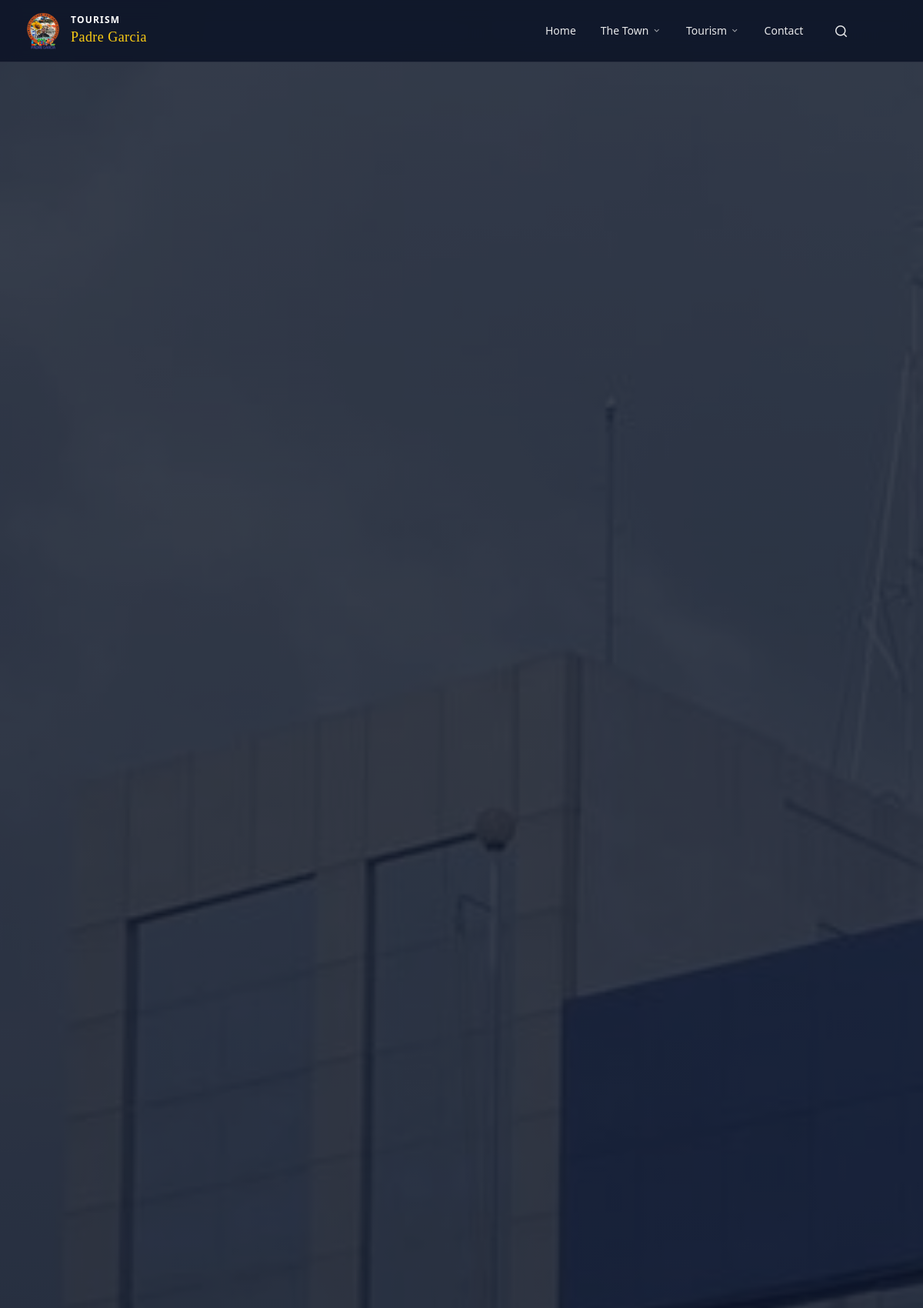
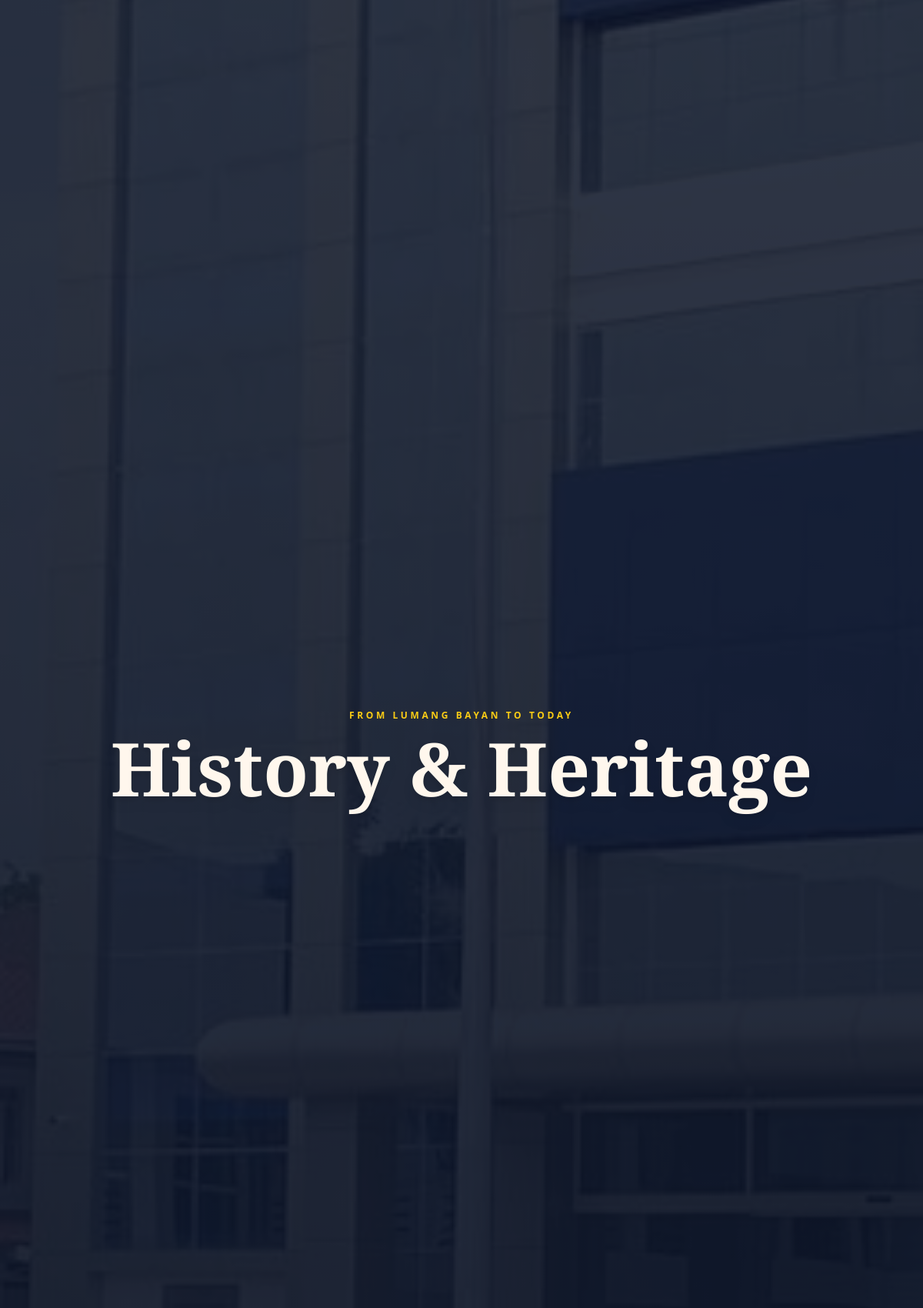
The app's page /history (upper part) with its own data (2 pictures, top to bottom).
### webapp/models.py (models this page shows)
class SiteContent(db.Model):
    id = db.Column(db.Integer, primary_key=True)
    key = db.Column(db.String(100), unique=True, nullable=False)
    value = db.Column(db.Text, nullable=True)

### webapp/views.py (the view)
@views.route("/history")
def history():
    content = get_common_content()
    mayors = Mayor.query.all()
    barangays = Barangay.query.order_by(Barangay.name).all()
    biography_text = """An eminent Filipino Batangueño Priest – Hero, Padre Vicente Teodoro Garcia was named after St. Vincent Ferrer by his beloved parents Don Jose Garcia and Doña Andrea Teodora of barrio Maugat, then Old Rosario (1687) now this Municipality of Padre V. Garcia (1949), Province of Batangas, Philippines.

HIS EDUCATION, DISCIPLINE AND PROFESSION:
He studied at Universidad de Sto. Tomas (Bachiller en Artes 1839; Bachiller en Teologia 1847; Doctor en Teologia 1848; Licenciado en Sagrado Teologia 1885). He also attended Real Colegio de San Jose where he earned his Bachelor of Canon and Civil Law and Doctor of Divine Theology (1849). He was ordained Priest in June 1849.

HIS NOTABLE POSITIONS, DUTIES AND APOSTOLIC WORKS:
• Rector of the Royal College of San Jose, Manila
• Chaplain of the Artillery Regiment in the Peninsular Army
• Ecclesiastical Governor at the Diocese of Nueva Caceres
• Canonigo Penetenciario and Private Consultant under Prelate of Manila Cathedral
• Founder, Hospital of the Lepers in Camarines, Bicol
• Wise Counsel (from the aged) of Philippine National Hero Dr. Jose P. Rizal

HIS WRITINGS AND AUTHORSHIP:
He authored numerous works including "Oracion Funebre" (1861), "Vida de San Eustaquio" (1875), "Aves de los Almas" (1875), "Pagtulad kay Kristo" (1880), "Pagsisiyam sa Mahal na Birhen" (1881), and "Casaysayan ng mga Cababalaghan" (1881).

HIS DEFENSE OF RIZAL:
Most notably, he wrote the Brave Defense Counter Attack Letter defending "Noli Me Tangere" (Touch Me Not) or "Huwag mo Akong Salangin" published in La Solidaridad, Vol. 11, 79-80 under the pen name V. Caraig (1895).

LEGACY:
On August 7, 2017, the Sangguniang Bayan passed Ordinance No. 25-2017 declaring April 5 of every year as Padre Vicente Garcia Day to commemorate the birthdate of Padre Vicente T. Garcia."""
    defaults = {
        'hist_hero_title': 'History & Heritage', 'hist_hero_sub': 'From Lumang Bayan to Today',
        'hist_hero_img': url_for('static', filename='images/municipal.jpg'),
        'hist_org_title': 'Our Origins', 'hist_org_text': 'Originally known as Lumang Bayan...',
        'hist_build_title': 'Transformation Of Municipal Buildings', 'hist_build_sub': 'Witnessing the structural evolution...',
        'hist_b1_img': url_for('static', filename='images/firstm.jpg.jpg'), 'hist_b1_lbl': 'First Municipal Hall',
        'hist_b2_img': url_for('static', filename='images/firstmm.jpg.jpg'), 'hist_b2_lbl': 'After the Fire',
        'hist_b3_img': url_for('static', filename='images/first.jpg.jpg'), 'hist_b3_lbl': 'First Renovation',
        'hist_b4_img': url_for('static', filename='images/municipal.jpg'), 'hist_b4_lbl': 'Modern Structure',
        'hist_pg_title': 'Padre Vicente Teodoro Garcia',
        'hist_pg_sub': 'April 05, 1817 – July 12, 1899',
        'hist_pg_sect_title': 'Life & Works',
        'hist_pg_text': biography_text,
        'hist_pg_img': url_for('static', filename='images/pgv.jpg.jpg'),
        'hist_pg_wiki': 'https://en.wikipedia.org/wiki/Vicente_Garc%C3%ADa',
        'hist_pg_file': '',
        'hist_mayor_title': "Mayor's Generation", 'hist_mayor_sub': "Leaders who shaped our history",
        'hist_brgy_title': 'The 18 Barangays', 'hist_brgy_sub': 'Click on a barangay to view details',
    }
    for k, v in defaults.items(): content[k] = get_content(k, v)
    return render_template("history.html", content=content, mayors=mayors, barangays=barangays)

### webapp/views.py (called while the page is built, shortened)
def get_content(key, default=""):
    content = SiteContent.query.filter_by(key=key).first()
    return content.value if content else default

@views.before_app_request
def check_maintenance():
    try:
        setting = SiteContent.query.filter_by(key='site_maintenance_mode').first()
        is_maintenance = (setting.value == 'true') if setting else False
    except:
        is_maintenance = False
    if not is_maintenance:
        return None

### webapp/templates/history.html (shortened to what this page needs)
{% extends "base.html" %}
{% block head %}
<script src="https://cdn.tailwindcss.com/3.4.16"></script>
{% endblock %}
{% block content %}
<header class="h-[60vh] min-h-[400px] relative flex items-center justify-center overflow-hidden bg-slate-900 pt-16 pb-20">
    <div class="absolute inset-0 z-0 opacity-40">
        <img src="{{ url_for('static', filename=content.hist_hero_img.replace('static/', '')) if 'static/uploads' in content.hist_hero_img else content.hist_hero_img }}"
            class="w-full h-full object-cover sepia-img">
        <div class="absolute inset-0 bg-gradient-to-b from-slate-900/50 to-slate-900"></div>
    </div>
    <div class="relative z-10 text-center text-white px-4" data-aos="fade-up">
        <span class="text-yellow-400 uppercase tracking-[0.3em] text-xs font-bold mb-3 block">{{ content.hist_hero_sub }}</span>
        <h1 class="text-5xl md:text-7xl lg:text-8xl font-bold mb-4 drop-shadow-lg text-orange-50 font-cinzel">{{ content.hist_hero_title }}</h1>
    </div>
</header>
{% endblock %}

### webapp/templates/base.html (shortened to what this page needs)
<!DOCTYPE html>
<html lang="en">
<head>
    <script src="https://cdn.tailwindcss.com/3.4.16"></script>
    <link href="https://cdnjs.cloudflare.com/ajax/libs/remixicon/4.1.0/remixicon.min.css" rel="stylesheet">
    <link href="https://unpkg.com/aos@2.3.1/dist/aos.css" rel="stylesheet">
    {% block head %}{% endblock %}
</head>
<body class="flex flex-col min-h-screen {% block body_class %}{% endblock %}">
    {% block navbar %}
    <nav class="fixed top-0 left-0 right-0 w-full z-50 bg-slate-900/95 backdrop-blur-md border-b border-white/10 transition-all duration-300 default-nav"
        id="main-nav">
        <div class="max-w-7xl mx-auto px-4 sm:px-6 lg:px-8">
            <div class="flex justify-between items-center h-16 sm:h-20">
                <a href="{{ url_for('views.home') }}"
                    class="flex items-center gap-2 sm:gap-3 group shrink-0 relative z-50">
                    {% if content and content.site_logo %}
                    <img src="{{ url_for('static', filename=content.site_logo.replace('static/', '')) if 'static/uploads' in content.site_logo else content.site_logo }}"
                        alt="Tourism Padre Garcia"
                        class="h-10 sm:h-12 w-auto object-contain transition group-hover:scale-105">
                    <div class="flex flex-col">
                        <span
                            class="text-white font-bold tracking-widest text-[9px] sm:text-xs uppercase leading-tight">Tourism</span>
                        <span
                            class="text-yellow-400 font-serif text-sm sm:text-lg leading-none tracking-wide whitespace-nowrap">Padre
                            Garcia</span>
                    </div>
                    {% endif %}
                </a>
                <div class="hidden md:flex items-center gap-5 lg:gap-8">
                    <a href="{{ url_for('views.home') }}"
                        class="{{ 'text-yellow-400 font-bold border-b-2 border-yellow-400' if request.endpoint == 'views.home' else 'text-white/90 hover:text-white' }} text-sm font-medium transition py-1">Home</a>
                    <div class="relative group h-full flex items-center">
                        <button
                            class="flex items-center gap-1 text-white/90 hover:text-white text-sm font-medium transition focus:outline-none py-4">
                            The Town <i
                                class="ri-arrow-down-s-line text-xs opacity-70 group-hover:rotate-180 transition-transform duration-300"></i>
                        </button>
                    </div>
                    <div class="relative group h-full flex items-center">
                        <button
                            class="flex items-center gap-1 text-white/90 hover:text-white text-sm font-medium transition focus:outline-none py-4">
                            Tourism <i
                                class="ri-arrow-down-s-line text-xs opacity-70 group-hover:rotate-180 transition-transform duration-300"></i>
                        </button>
                    </div>
                    <a href="{{ url_for('views.contacts') }}"
                        class="{{ 'text-yellow-400 font-bold border-b-2 border-yellow-400' if request.endpoint == 'views.contacts' else 'text-white/90 hover:text-white' }} text-sm font-medium transition py-1">Contact</a>
                    <button onclick="openSearchModal()" class="text-white/90 hover:text-yellow-400 transition ml-2 text-lg focus:outline-none" title="Search (Ctrl+K)">
                        <i class="ri-search-line"></i>
                    </button>
                </div>
            </div>
        </div>
    </nav>
    {% endblock %}
    <main class="flex-grow">
        {% block content %}{% endblock %}
    </main>
</body>
</html>

### webapp/templates/base.html (style rules this page uses)
html, body { overflow-x: hidden; width: 100%; margin: 0; padding: 0; background-color: #f8fafc; transition: all 0.3s ease; }

### webapp/templates/history.html (style rules this page uses)
.sepia-img { filter: sepia(30%) contrast(1.05); transition: all 0.5s ease; }
.font-cinzel { font-family: 'Cinzel', serif; }
.font-serif { font-family: 'Playfair Display', serif; }

### records on screen
SiteContent: value (picture)
SiteContent: hist_hero_sub "FROM LUMANG BAYAN TO TODAY"
SiteContent: hist_hero_title "History & Heritage"
